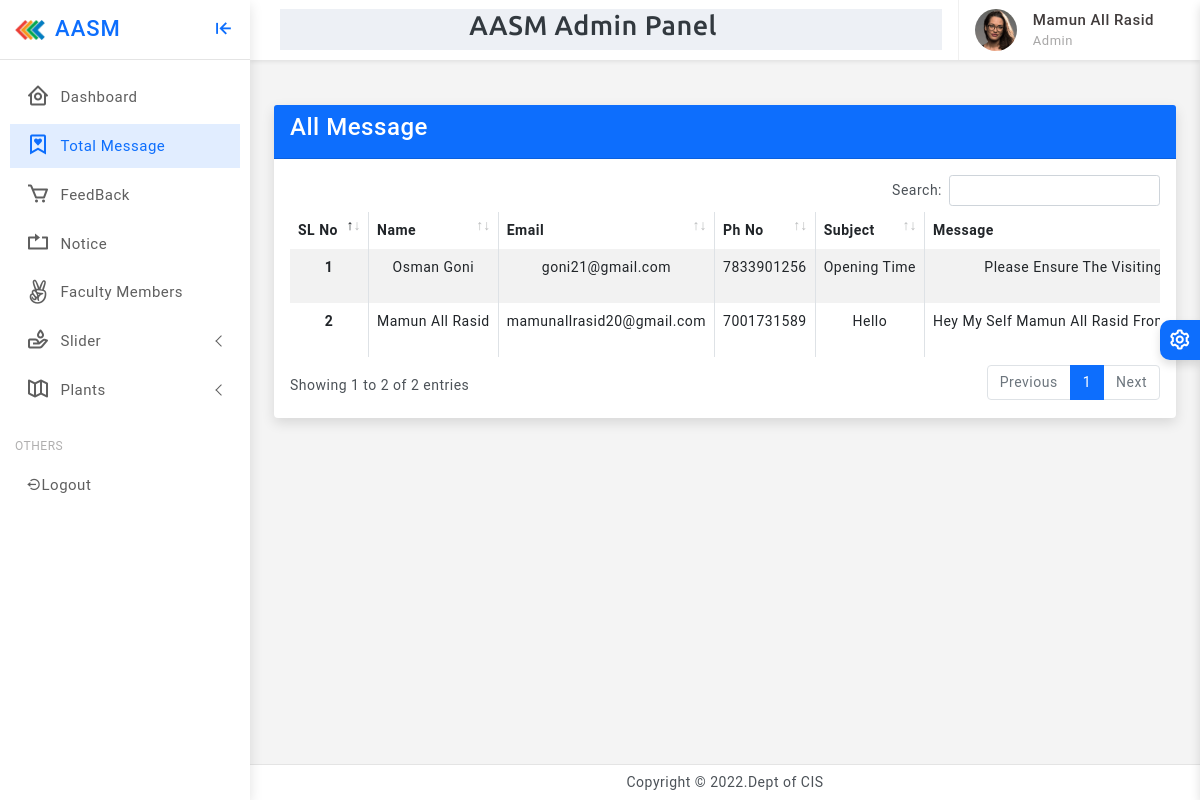
Page /Admin/Dashboard/Message.php (signed in) on the committed database.
### tables this page shows
CREATE TABLE `contact` (
  `SL` int(11) NOT NULL,
  `Name` varchar(30) NOT NULL,
  `Email` varchar(30) NOT NULL,
  `PhNo` varchar(30) NOT NULL,
  `Subject` varchar(100) NOT NULL,
  `Msg` varchar(1000) NOT NULL,
  `Date` varchar(20) NOT NULL,
  `Time` varchar(20) NOT NULL
);

### OOP_CLASS/class/common_class.php (called while the page is built, shortened)
<?php
class Main_Class extends UserInfo
{
	var $conn;
	public function __construct()
   {
    $this->conn= new mysqli(HOST,USERNAME,PASSWORD,DATABASE);
  }
    public function fetch_data($sql){
       $query= $this->conn->query($sql);
        if($query->num_rows>0)
        {
            $data = array();
            while($result = $query->fetch_array(MYSQLI_ASSOC))
             {
                $data[] = $result;
             }
          return $data;
        }
        else{
            return false;
        }
    }
}
?>

### Admin/Dashboard/Message.php (the view, shortened to what this page needs)
 <?php
 include("Header.php");
 include("Sidebar.php");
 ?>
 <div class="page-wrapper">
                <div class="page-content">
                    <div class="row">
                        <div class="col-md-12">
                            <div class="card">
                                <div class="card-header bg-primary">
                                     <h4 class="text-white">All Message</h4>
                                </div>
                                <div class="card-body">
                               <div class="table-responsive">
                                <table id="example" class="table table-striped table-bordered" style="width:100%">
                                   <thead>
                                    <tr>
                                      <th scope="col">SL No</th>
                                      <th scope="col">Name</th>
                                      <th scope="col">Email</th>
                                      <th scope="col">Ph No</th>
                                      <th scope="col">Subject</th>
                                      <th scope="col">Message</th>
                                    </tr>
                                  </thead>
                                  <tbody class="text-center">
                                    <?php
                                     $sql="SELECT * FROM contact  ORDER BY SL DESC";
                                     if($data=$server->fetch_data($sql))
                                     {
                                      $i=1;
                                      foreach($data as $item)
                                      {
                                      ?>
                                      <tr>
                                      <th scope="row"><?php echo $i++; ?></th>
                                      <td><?php echo $item['Name']; ?></td>
                                      <td><?php echo $item['Email']; ?></td>
                                      <td><?php echo $item['PhNo']; ?></td>
                                      <td><?php echo $item['Subject']; ?></td>
                                      <td><?php echo $item['Msg']; ?></td>
                                    </tr>
                                    <?php
                                     }
                                     }
                                    ?>
                                  </tbody>
                                </table>
                                </div>
                               </div>
                        </div>
                    </div>
                </div>
            </div>
        </div>
<?php
    include("Footer.php");
    ?>

### assets/Admin/assets/css/app.css (style rules this page uses)
body { font-size: 14px; color: #4c5258; letter-spacing: .5px; overflow-x:hidden; background-color: #f4f4f4; font-family: Roboto, sans-serif }
.page-wrapper { height: 100%; margin-top: 60px; margin-bottom: 30px; margin-left: 250px }
.page-content { padding: 1.5rem }

### rows in the picture
contact: Name "Osman Goni", Email "goni21@gmail.com", PhNo "7833901256", Subject "Opening Time", Msg "Please Ensure The…"
contact: Name "Mamun All Rasid", Email "mamunallrasid20@gmail.com", PhNo "7001731589", Subject "Hello", Msg "Hey My Self Mamun All Rasid…"

### other values in the picture
$_SESSION['admin_Name'] "Mamun All Rasid"
